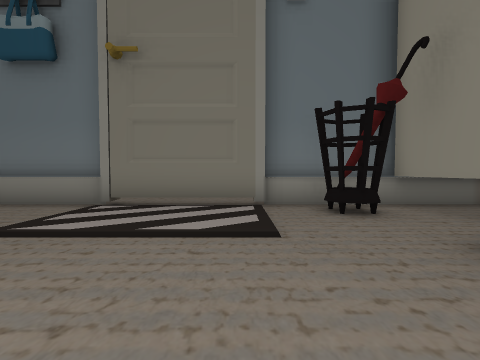
[1] (above)

17 first-person views from a walk through a Unity game level. The camera is 1.5 m above the floor, tilts 2° down and sees 90° across. The floor is counted in squares, 2 m on a side. Each view is taken from the middle of a square. On the plan, view 1 faces up. The plan holds only what a view shows up to about 9 squares ahead; the rest is blank. The place goes on beyond the plan. The player character is not drawn.

[2]
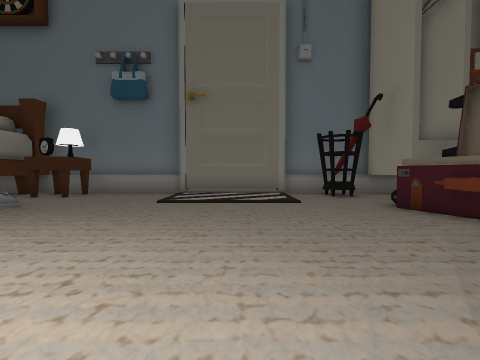

[3]
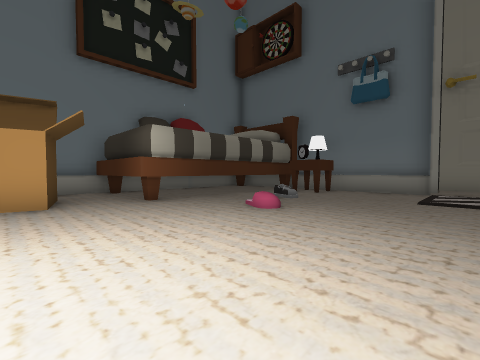

[4]
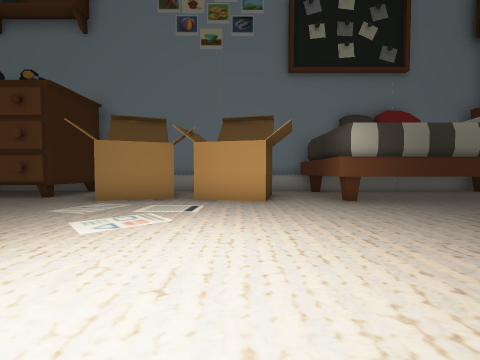

[5]
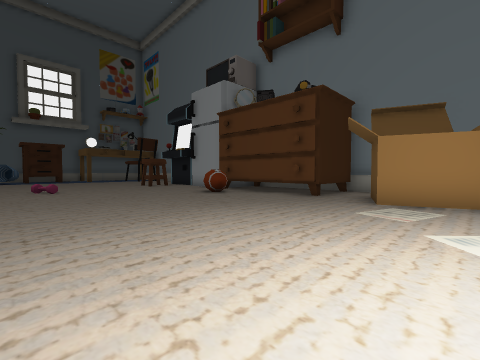

[6]
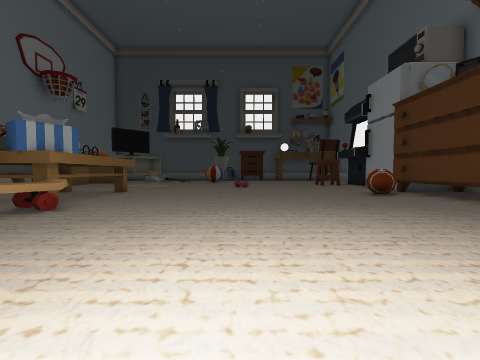

[7]
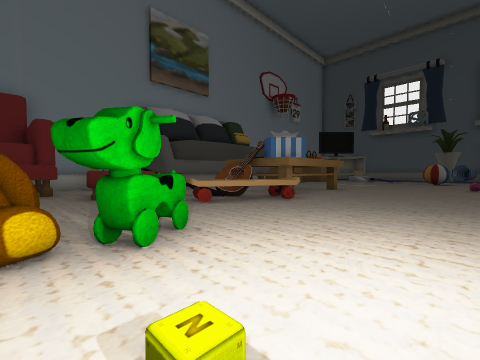

[8]
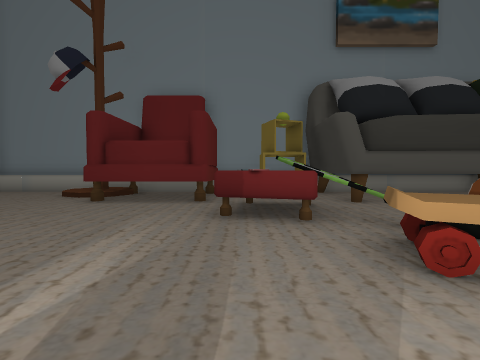

[9]
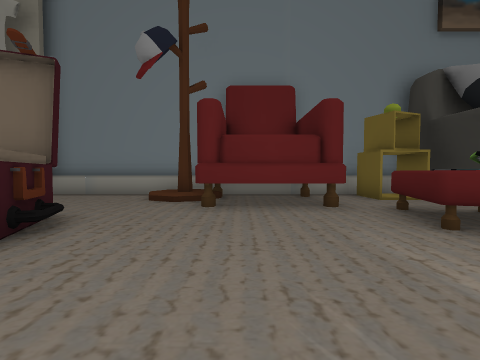

[10]
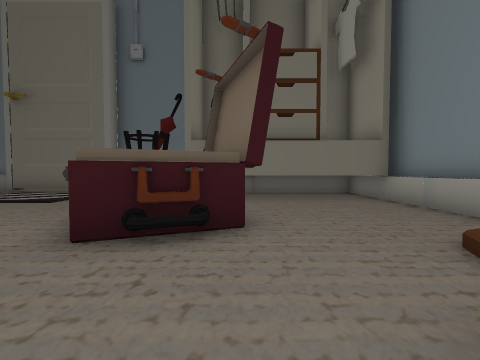

[11]
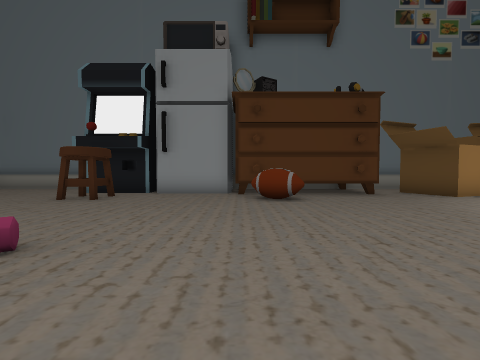

[12]
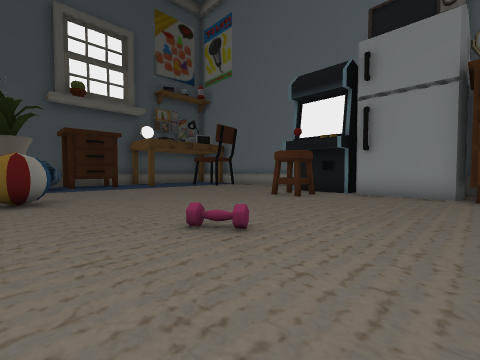

[13]
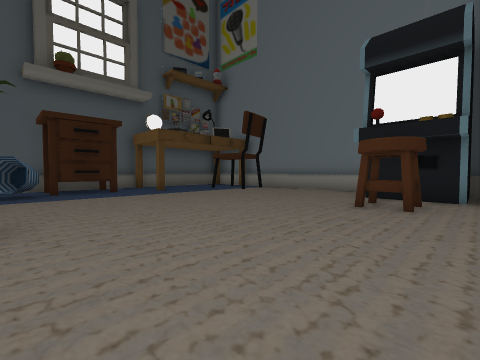

[14]
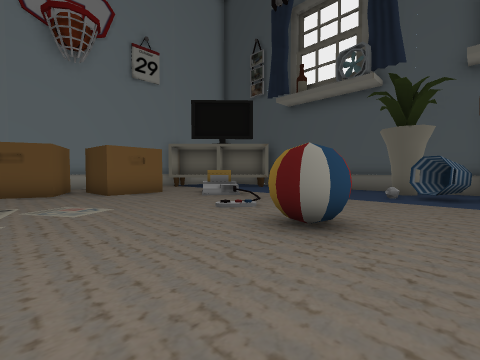

[15]
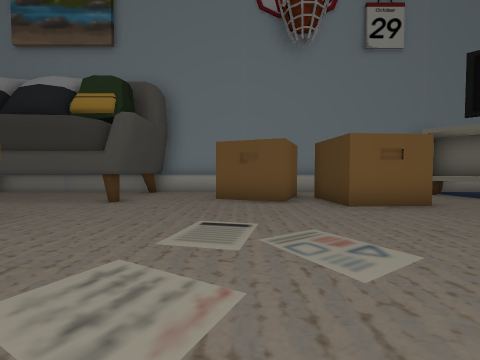

[16]
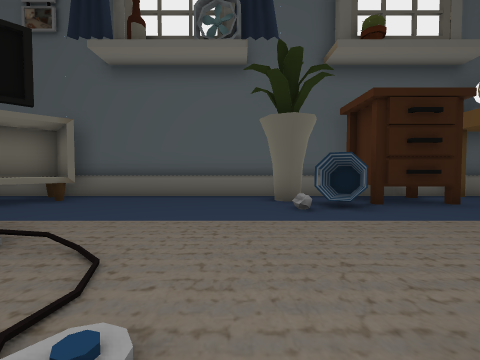

[17]
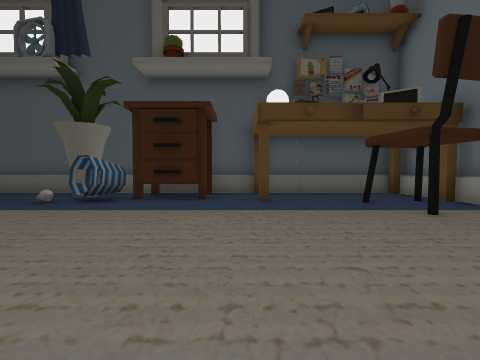

### Floor plan
Key: @ floor where view 1 was taken; # wall or solid block; x gap in a wall; . main floor; : floor 0.25 m higher than the main floor; / step, stairs or slope; = window, fence, low wall or low ledge; ^ raised ledge; R rug; U umbrella; N nightstand; B ball; A box; O other object.
Columns run from 12 left of view 1 to 9 right of it. Each row starts with its distance up from view 1.
  6   ^^^^^#######^#######
  5     #NN...RRR.U.######
  4     #NN..RRRR.O.######
  3     #....RRRR........#
  2     #.O........# ....#
  1     #..........###...#
  0     #.//....@..##....#
 -1 #####............../:#
 -2 #............ ....OOO^
 -3 #..O........O.....OOO^
 -4   O.O.......O ....O O^
 -5   OO........O.....OOO^
 -6   .O............OOO..^
 -7   O /...........O  .O^
 -8   .OO.........O.O  #O^
 -9 #............OOO..####
-10 ####.........O#   #  #
-11    #..........OO  #  #
-12    #..........O   #  #
-13    ^O.........O#..#  #
-14 ####..........O#..#  #
-15   #.........   ...####
-16   #......O..  .......#
-17 ###......... ........#
-18   #.O..............O
-19   #...............OOO
-20 #....................#
-21   .........B.....A:A #
-22   ................AA
-23    ...........=x=..
-24   .............=^ ..#
-25  ................  ^^#
-26 #..O.#.O.O/O......  ##
-27 #.......OOOO.....^^  #
-28 ##...=.O O.......###
-29 ###################

Positions as (right, up) in squares from view 1, and headings:
1: (0, 0), facing up
2: (-1, -3), facing up
3: (-2, -4), facing up-left
4: (-2, -4), facing left
5: (-2, -6), facing down-left
6: (-3, -5), facing down
7: (-3, -4), facing down-right
8: (0, -6), facing right
9: (1, -3), facing right
10: (5, -3), facing up
11: (-1, -14), facing left
12: (-1, -14), facing down-left
13: (-2, -17), facing down-left
14: (-3, -18), facing down-right
15: (0, -18), facing right
16: (0, -21), facing down
17: (-6, -20), facing down
